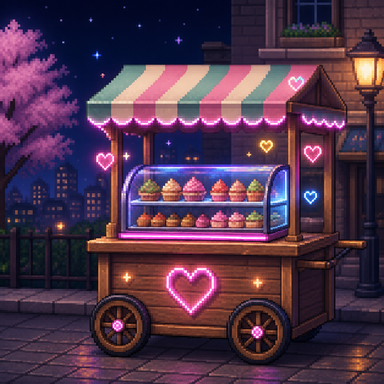
#> input picture Assets/00.Work/KDS/05.Asset/City_Modern/Act2_Cafe/Act2_PhotoStill_DessertCart.png, 384 x 384 px
$ python -i gen_act2_photo_spots.py   (imports and definitions only)
#> lines starting #> are read from the running program, lines starting #| are printed output that depends on the picture
"""Act2 cafe photo subjects — denser, larger cells than Stage2 (Act1).

Landscape 96x64 · Portrait 64x96 · Round 64x64
Pipeline: shade_rect + add_outline(solid_alpha=200) + soft backdrop.
People are slightly larger than Act1 draw_person.
"""
from PIL import Image
import os

OUT = r"C:\Github\260702_FollowMe\Assets\00.Work\KDS\05.Asset\City_Modern\Act2_Cafe"
# [1 line not run here, left out]

CLR = (0, 0, 0, 0)
OUTLINE = (12, 10, 14, 255)

SKIN = (236, 204, 176, 255)
SKIN_S = (210, 168, 140, 255)
HAIR_A = (52, 38, 34, 255)
HAIR_B = (90, 48, 40, 255)
HAIR_C = (40, 44, 58, 255)
HAIR_D = (180, 140, 90, 255)

SHIRT_A = (86, 148, 220, 255)
SHIRT_AH = (130, 178, 235, 255)
SHIRT_B = (228, 92, 128, 255)
SHIRT_BH = (245, 140, 168, 255)
SHIRT_C = (64, 176, 132, 255)
SHIRT_CH = (110, 205, 165, 255)
SHIRT_D = (255, 170, 90, 255)
SHIRT_DH = (255, 200, 140, 255)
PANTS = (58, 54, 68, 255)
PANTS_H = (78, 74, 90, 255)
SHOE = (36, 32, 34, 255)

WOOD = (148, 104, 64, 255)
WOOD_H = (178, 132, 88, 255)
WOOD_D = (110, 72, 42, 255)
CREAM = (248, 240, 228, 255)
CREAM_D = (220, 206, 186, 255)
PINK = (255, 140, 178, 255)
PINK_H = (255, 190, 210, 255)
MINT = (120, 210, 180, 255)
MINT_H = (170, 235, 210, 255)
COFFEE = (110, 70, 42, 255)
COFFEE_H = (150, 105, 70, 255)
FOAM = (250, 246, 236, 255)
WHITE = (246, 246, 250, 255)
BLACK = (28, 26, 34, 255)
GRAY = (120, 118, 128, 255)
GRAY_H = (170, 168, 178, 255)
METAL = (150, 156, 168, 255)
METAL_H = (200, 206, 218, 255)
METAL_D = (90, 94, 104, 255)
NEON_P = (255, 96, 205, 255)
NEON_C = (90, 230, 255, 255)
NEON_Y = (255, 232, 96, 255)
NEON_G = (120, 255, 160, 255)
LEAF = (70, 150, 90, 255)
LEAF_H = (110, 190, 120, 255)
LEAF_D = (48, 110, 70, 255)
GLASS = (180, 220, 240, 200)
GOLD = (230, 180, 70, 255)
BRICK = (170, 90, 78, 255)
BRICK_H = (198, 120, 100, 255)
BRICK_D = (130, 60, 52, 255)
NIGHT = (28, 34, 58, 255)
NIGHT_H = (48, 56, 88, 255)
WARM = (255, 210, 130, 255)
WARM_H = (255, 230, 180, 255)
CITY = (70, 82, 104, 255)
CITY_D = (48, 56, 74, 255)
WIN = (255, 220, 120, 255)
BOARD = (28, 26, 38, 255)
BOARD_H = (48, 46, 64, 255)
SHADOW = (20, 18, 22, 90)
SKY_T = (186, 214, 242, 190)
SKY_B = (140, 168, 210, 120)
SUMMER = (255, 196, 150, 160)
LAVENDER = (200, 170, 220, 255)


def new(w, h):
    return Image.new("RGBA", (w, h), CLR)


def px(img, x, y, c):
    if 0 <= x < img.width and 0 <= y < img.height and c[3] > 0:
        img.putpixel((x, y), c)


def rect(img, x0, y0, x1, y1, c):
    for y in range(y0, y1):
        for x in range(x0, x1):
            px(img, x, y, c)


def hline(img, x0, x1, y, c):
    for x in range(x0, x1 + 1):
        px(img, x, y, c)


def vline(img, x, y0, y1, c):
    for y in range(y0, y1 + 1):
        px(img, x, y, c)


def oval(img, cx, cy, rx, ry, c):
    for y in range(cy - ry, cy + ry + 1):
        for x in range(cx - rx, cx + rx + 1):
            if rx and ry and ((x - cx) / rx) ** 2 + ((y - cy) / ry) ** 2 <= 1.05:
                px(img, x, y, c)


def shade_rect(img, x0, y0, x1, y1, base, hi=None, lo=None):
    rect(img, x0, y0, x1, y1, base)
    if hi:
        hline(img, x0, x1 - 1, y0, hi)
        vline(img, x0, y0, y1 - 1, hi)
    if lo:
        hline(img, x0, x1 - 1, y1 - 1, lo)
        vline(img, x1 - 1, y0, y1 - 1, lo)


# [25 lines left out: function add_outline, not called in this run]


def with_backdrop_then_outline(draw_fn, backdrop_fn=None):
    outlined = add_outline(draw_fn())
    if backdrop_fn is None:
        return outlined
    back = backdrop_fn()
    back.paste(outlined, (0, 0), outlined)
    return back


# [102 lines left out: functions sky_grad, draw_spark, not called in this run]


def draw_macaron(img, cx, cy, rx, ry, shell, shell_h, cream=CREAM):
    oval(img, cx, cy - 1, rx, max(2, ry - 1), shell_h)
    oval(img, cx, cy, rx, ry, shell)
    oval(img, cx, cy + 1, rx - 1, max(1, ry - 2), cream)
    oval(img, cx, cy + 2, rx - 2, max(1, ry - 3), shell)
    for dx in range(-rx + 1, rx, 2):
        px(img, cx + dx, cy + ry - 1, shell_h)


# [126 lines left out: functions draw_donut, draw_neon_letter, brick_wall, build_sheet, sub_latte, not called in this run]


def sub_macaron(frame):
    """64x96 — towering macaron stack."""
    bob = frame % 2
    sparkle = frame % 4

    def solid():
        img = new(64, 96)
        # striped backdrop wall
        shade_rect(img, 0, 8, 64, 88, CREAM, WHITE, CREAM_D)
        for y in range(10, 86, 6):
            hline(img, 0, 63, y, CREAM_D if (y // 6) % 2 == 0 else PINK_H)
        # pedestal
        shade_rect(img, 12, 72, 52, 80, METAL_H, WHITE, METAL)
        shade_rect(img, 16, 80, 48, 86, METAL, METAL_H, METAL_D)
        shade_rect(img, 20, 86, 44, 92, METAL_D, METAL, BLACK)
        # stacked macarons (6 layers)
        stack = [
            (32, 68, 18, 6, PINK, PINK_H),
            (32, 58, 17, 6, MINT, MINT_H),
            (32, 48, 16, 5, NEON_Y, WHITE),
            (32, 39, 15, 5, NEON_C, WHITE),
            (32, 30, 14, 5, LAVENDER, WHITE),
            (32, 22, 13, 4, PINK_H, WHITE),
        ]
        for i, (cx, cy, rx, ry, shell, hi) in enumerate(stack):
            yoff = bob if i == 0 else (1 if (frame + i) % 3 == 0 else 0)
            draw_macaron(img, cx, cy - yoff, rx, ry, shell, hi)
        # cherry + ribbon on top
        ty = 14 - bob
        shade_rect(img, 26, ty + 2, 38, ty + 7, GOLD, NEON_Y, WOOD_D)
        px(img, 24, ty + 3, GOLD)
        px(img, 38, ty + 3, GOLD)
        oval(img, 32, ty, 3, 3, PINK)
        px(img, 32, ty - 2, LEAF)
        # side sparkles (4 phases)
        sparks = [
            [(6, 28, WHITE), (54, 20, GOLD), (8, 50, NEON_Y)],
            [(10, 22, GOLD), (56, 36, WHITE), (4, 44, PINK_H)],
            [(8, 34, WHITE), (52, 18, NEON_C), (12, 56, GOLD)],
            [(6, 40, GOLD), (58, 28, WHITE), (10, 18, PINK_H)],
        ]
        for x, y, c in sparks[sparkle]:
            draw_spark(img, x, y, c)
        return img

    # [4 lines left out: function soft, not called in this run]

    return with_backdrop_then_outline(solid, soft)


# [442 lines left out: functions sub_donut_wall, sub_neon_cafe, sub_terrace, sub_mirror, sub_plant, sub_night and 2 more, not called in this run]


SUBJECTS = [
    ("Act2_PhotoSubject_LatteArt_96x64.png", "Act2_PhotoStill_LatteArt.png", 96, 64, sub_latte),
    ("Act2_PhotoSubject_Macaron_64x96.png", "Act2_PhotoStill_Macaron.png", 64, 96, sub_macaron),
    ("Act2_PhotoSubject_DonutWall_96x64.png", "Act2_PhotoStill_DonutWall.png", 96, 64, sub_donut_wall),
    ("Act2_PhotoSubject_NeonCafe_96x64.png", "Act2_PhotoStill_NeonCafe.png", 96, 64, sub_neon_cafe),
    ("Act2_PhotoSubject_Terrace_96x64.png", "Act2_PhotoStill_Terrace.png", 96, 64, sub_terrace),
    ("Act2_PhotoSubject_MirrorRoom_64x96.png", "Act2_PhotoStill_MirrorRoom.png", 64, 96, sub_mirror),
    ("Act2_PhotoSubject_PlantCafe_64x96.png", "Act2_PhotoStill_PlantCafe.png", 64, 96, sub_plant),
    ("Act2_PhotoSubject_NightWindow_64x96.png", "Act2_PhotoStill_NightWindow.png", 64, 96, sub_night),
    ("Act2_PhotoSubject_RoundWindow_64x64.png", "Act2_PhotoStill_RoundWindow.png", 64, 64, sub_round_window),
    ("Act2_PhotoSubject_DessertCart_96x64.png", "Act2_PhotoStill_DessertCart.png", 96, 64, sub_dessert_cart),
]

OLD_SUBJECTS = [
    "Act2_PhotoSubject_LatteArt_64x48.png",
    "Act2_PhotoSubject_Macaron_48x64.png",
    "Act2_PhotoSubject_DonutWall_64x48.png",
    "Act2_PhotoSubject_NeonCafe_64x48.png",
    "Act2_PhotoSubject_Terrace_64x48.png",
    "Act2_PhotoSubject_MirrorRoom_48x64.png",
    "Act2_PhotoSubject_PlantCafe_48x64.png",
    "Act2_PhotoSubject_NightWindow_48x64.png",
    "Act2_PhotoSubject_RoundWindow_48x48.png",
    "Act2_PhotoSubject_DessertCart_64x48.png",
]


# [14 lines not run here, left out]

>>> import cv2
>>> picture = cv2.imread('Act2_PhotoStill_DessertCart.png', cv2.IMREAD_GRAYSCALE)
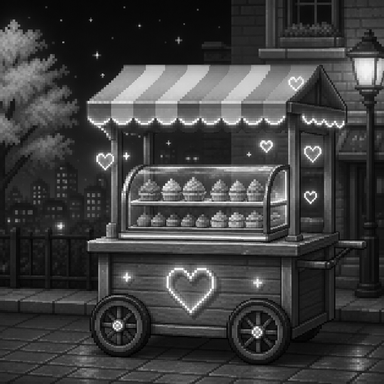
#> picture: shape (384, 384); min 0, max 255, mean 63.4
>>> result = sub_macaron(picture)
#> in sub_macaron, `bob = frame % 2`:
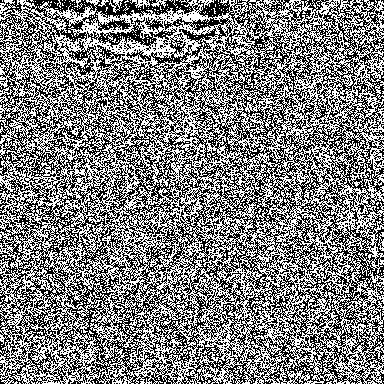
#> bob: shape (384, 384); values 0 (black) and 1 (white), 50.1% white; black in thin lines or dots
#> in sub_macaron, `sparkle = frame % 4`:
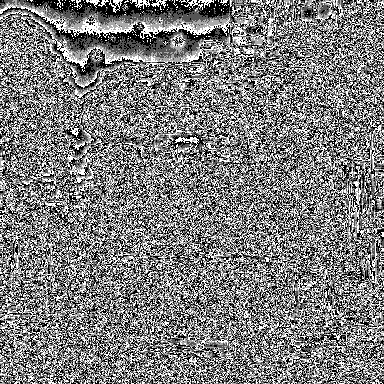
#> sparkle: shape (384, 384); min 0, max 3, mean 1.48; drawn with min black and max white
#> in solid, `img = new(64, 96)`: img: PIL image 64x96 RGBA; every value is 0
#> after the loop in solid, `for y in range(10, 86, 6):`:
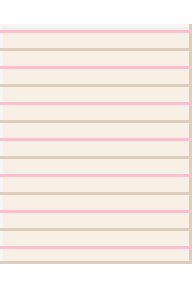
#> img: PIL image 64x96 RGBA (shown 3 times larger); mean R, G, B, A 204.8, 193.6, 185.6, 212.5; transparent parts drawn white
#> call 2 of rect, with x0 = 12, y0 = 72, x1 = 52, y1 = 80, c = (200, 206, 218, 255)
#> after the loop in rect (call 2), `for y in range(y0, y1):`:
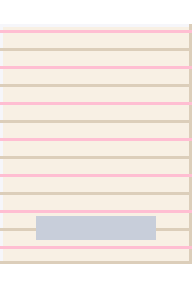
#> img: PIL image 64x96 RGBA (shown 3 times larger); mean R, G, B, A 202.5, 192.1, 185.4, 212.5; transparent parts drawn white
#> call 3 of rect, with x0 = 16, y0 = 80, x1 = 48, y1 = 86, c = (150, 156, 168, 255)
#> after the loop in rect (call 3), `for y in range(y0, y1):`:
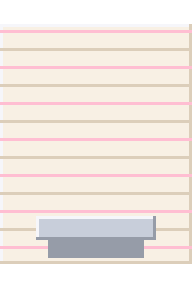
#> img: PIL image 64x96 RGBA (shown 3 times larger); mean R, G, B, A 199.3, 189.6, 183.5, 212.5; transparent parts drawn white
#> call 4 of rect, with x0 = 20, y0 = 86, x1 = 44, y1 = 92, c = (90, 94, 104, 255)
#> after the loop in rect (call 4), `for y in range(y0, y1):`:
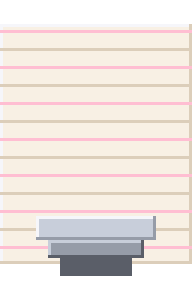
#> img: PIL image 64x96 RGBA (shown 3 times larger); mean R, G, B, A 199.5, 190, 184.2, 216.5; transparent parts drawn white
#> (the run stopped early here; a loop or call above may not have finished)

$ run again, on Assets/00.Work/KDS/05.Asset/City_Modern/Act2_Cafe/Act2_PhotoStill_LatteArt.png
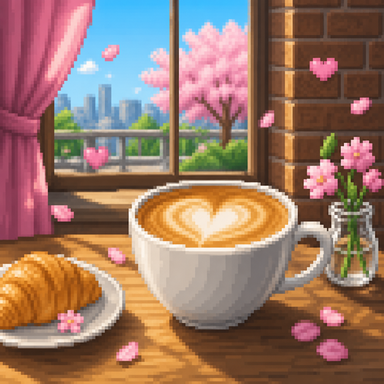
#> input picture Assets/00.Work/KDS/05.Asset/City_Modern/Act2_Cafe/Act2_PhotoStill_LatteArt.png, 384 x 384 px
#> in sub_macaron, `bob = frame % 2`:
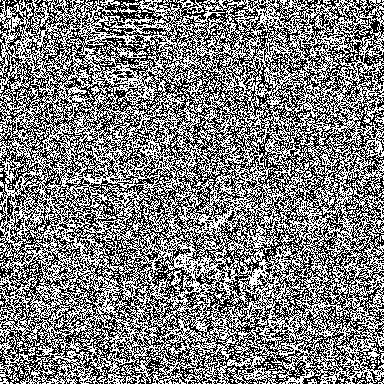
#> bob: shape (384, 384); values 0 (black) and 1 (white), 49.9% white in thin lines or dots
#> in sub_macaron, `sparkle = frame % 4`:
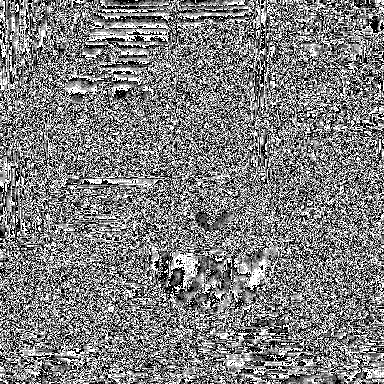
#> sparkle: shape (384, 384); min 0, max 3, mean 1.5; drawn with min black and max white
